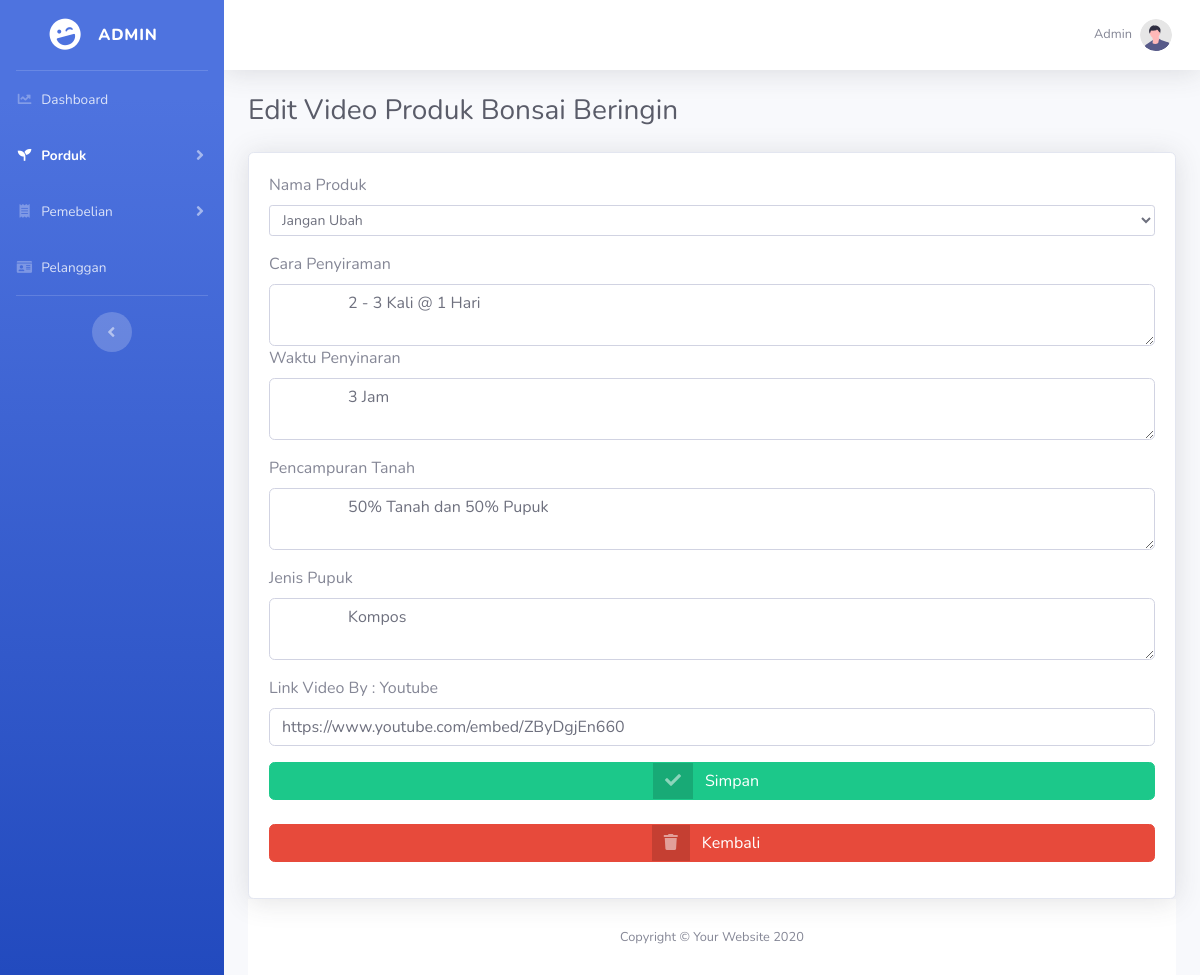
/admin/edit_video.php?id=3, run on the app's committed database.
### tables this page shows
CREATE TABLE `video` (
  `id_video` int(20) NOT NULL,
  `id_produk` int(5) NOT NULL,
  `nama` text NOT NULL,
  `penyiraman` text NOT NULL,
  `penyinaran` text NOT NULL,
  `campuran_tanah` text NOT NULL,
  `pupuk` text NOT NULL
);

CREATE TABLE `produk` (
  `id_produk` int(5) NOT NULL,
  `kat_produk` varchar(20) NOT NULL,
  `nama_produk` varchar(100) NOT NULL,
  `harga_produk` int(11) NOT NULL,
  `berat_produk` int(4) NOT NULL,
  `foto_produk` varchar(100) NOT NULL,
  `deskripsi_produk` text NOT NULL,
  `stok_produk` int(5) NOT NULL
);

### admin/edit_video.php (the view, shortened to what this page needs)
<?php include '../koneksi1.php';?>
<!DOCTYPE html>
<html lang="en">
<head>
</head>
<body id="page-top">
<?php
$comot = $koneksi1->query("SELECT * FROM video JOIN produk ON video.id_produk=produk.id_produk WHERE video.id_video='$_GET[id]'");
$detail = $comot->fetch_assoc();
?>
    <div id="wrapper">
    <?php include('sidebar/sidebar_produk.php');?>
        <div id="content-wrapper" class="d-flex flex-column">
        <?php include('topbar.php');?>
            <div id="content">
<div class="container-fluid">
<div class="d-sm-flex align-items-center justify-content-between mb-4">
    <h1 class="h3 mb-0 text-gray-800">Edit Video Produk <?php echo $detail['nama_produk']; ?></h1>
</div>
<div class="card shadow">
    <div class="card-body">
    <form method="post" enctype="multipart/form-data">
            <div class="form-group">
                <label>Nama Produk</label>
                <select class="form-control form-control-sm" name="nama_produk" required>
                            <option value="<?php echo $detail['id_produk'];?>">
                                Jangan Ubah
                            </option>
                </select>
            </div>
            <div class="form-group">
                <label>Cara Penyiraman</label>
                <textarea name="penyiraman" rows="2" class="d-block w-100 form-control">
                <?=$detail['penyiraman'];?>
                </textarea>
            <div class="form-group">
                <label>Waktu Penyinaran</label>
                <textarea name="penyinaran" rows="2" class="d-block w-100 form-control">
                <?=$detail['penyinaran'];?>
                </textarea>
            </div>
            <div class="form-group">
                <label>Pencampuran Tanah</label>
                <textarea name="tanah" rows="2" class="d-block w-100 form-control">
                <?=$detail['campuran_tanah'];?>
                </textarea>
            </div>
            <div class="form-group">
                <label>Jenis Pupuk</label>
                <textarea name="pupuk" rows="2" class="d-block w-100 form-control">
                <?=$detail['pupuk'];?>
                </textarea>
            </div>
            <div class="form-group">
                <label>Link Video By : Youtube</label>
                <input type="text" class="form-control" name="file" value="<?= $detail['nama'];?>">
            </div>
            <button class="btn btn-success btn-icon-split btn-block" name="ubah">
            <span class="icon text-white-50">
                <i class="fas fa-check"></i>
            </span>
            <span class="text">Simpan</span>
            </button> <br> <br>
            <a href="video_produk.php" class="btn btn-danger btn-icon-split btn-block">
                <span class="icon text-white-50">
                    <i class="fas fa-trash"></i>
                </span>
                <span class="text">Kembali</span>
           </a>
        </form>
    </div>
</div>
</div>
    <?php include('footer.php');?>
</div>
    </div>
</body>
</html>

### data on the page
video: id_produk.nama_produk "Bonsai Beringin", penyiraman "2 - 3 Kali @ 1 Hari", penyinaran "3 Jam", tanah "50% Tanah dan 50% Pupuk", pupuk "Kompos", file "https://www.youtube.com/embed/ZByDgjEn660"
